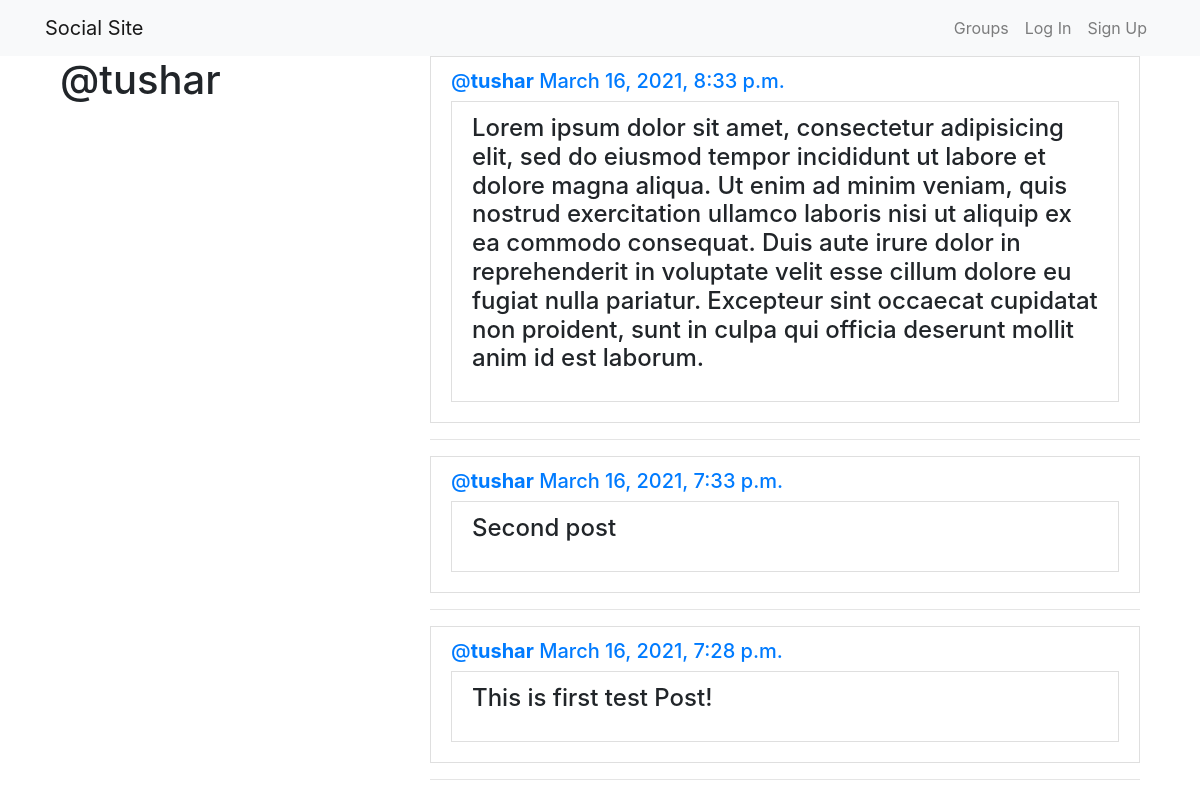
The app's page /posts/by/tushar/ with its own data.
### posts/models.py (models this page shows, shortened)
class Post(models.Model):
    user = models.ForeignKey(User, related_name='posts', on_delete=models.CASCADE)
    created_at = models.DateTimeField(auto_now=True)
    message = models.TextField()
    message_html = models.TextField(editable=False)
    group = models.ForeignKey(Group, related_name='posts', null=True, blank=True, on_delete=models.CASCADE)
    class Meta:
        ordering = ['-created_at']
        unique_together = ['user', 'message']

### posts/views.py (the view)
# urls.py: url(r'^by/(?P<username>[-\w]+)/$', views.UserPost.as_view(), name='for_user'),
class UserPost(generic.ListView):
    model = models.Post
    template_name = 'posts/user_post_list.html'
    def get_queryset(self):
        try:
            self.post_user = User.objects.prefetch_related('posts').get(username__iexact=self.kwargs.get('username'))
        except User.DoesNotExist:
            raise Http404
        else:
            return self.post_user.posts.all()
    def get_context_data(self, **kwargs):
        context = super().get_context_data(**kwargs)
        context['post_user'] = self.post_user
        return context

### posts/templates/posts/user_post_list.html
{% extends "posts/post_base.html" %}
{% block prepost %}
  <div class="col-md-4">
    <h1>@{{ post_user.username }}</h1>
  </div>
{% endblock  %}
{% block post_content %}
  <div class="col-md-8">
    {% for post in post_list %}
      {% include "posts/_post.html" %}
      <hr>
    {% endfor %}
  </div>
{% endblock  %}

### posts/templates/posts/_post.html (shortened to what this page needs)
<div class="list-group-item">
  <h5 class="media-heading">
    <span class='username title list-group-item-heading'>
      <a href="{% url 'posts:for_user' username=post.user.username %}">
        @<strong>{{ post.user.username }}</strong>
      </a>
    </span>
    <time class="time">
      <a href="{% url 'posts:single' username=post.user.username pk=post.pk %}">
        {{ post.created_at }}
      </a>
    </time>
  </h5>
  <h4 class="list-group-item container-fluid">{{ post.message_html|safe }}</h4>
</div>

### records on screen
Post: user.username "tushar", created_at "March 16, 2021, 8:33 p.m.", message_html "Lorem ipsum dolor sit amet, consectetur adipisicing elit, sed do eiusmod tempor incididunt ut labore et dolore magna aliqua. Ut enim ad minim veniam, quis nostrud exercitation ullamco laboris nisi ut aliquip ex ea commodo consequat. Duis aute irure dolor in reprehenderit in voluptate velit esse cillum dolore eu fugiat nulla pariatur. Excepteur sint occaecat cupidatat non proident, sunt in culpa qui officia deserunt mollit anim id est laborum."
Post: user.username "tushar", created_at "March 16, 2021, 7:33 p.m.", message_html "Second post"
Post: user.username "tushar", created_at "March 16, 2021, 7:28 p.m.", message_html "This is first test Post!"

### other values on screen
{{ post_user.username }} "tushar"
